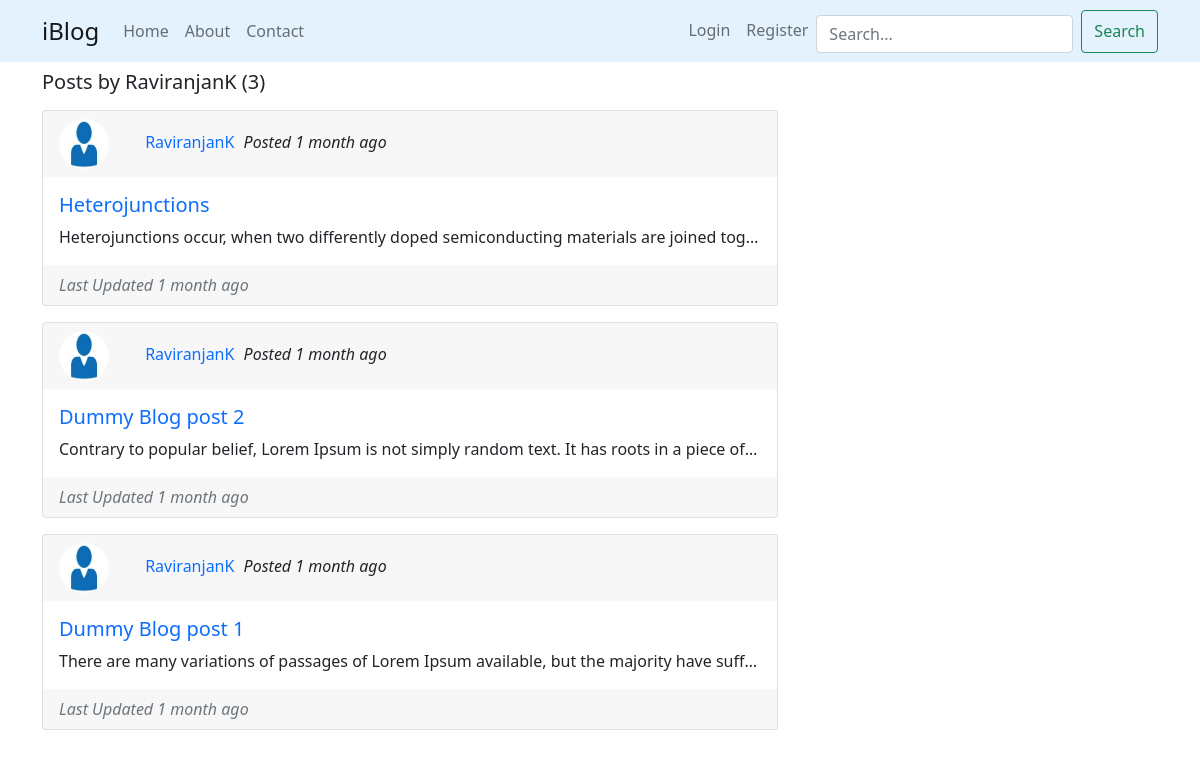
Page /user/RaviranjanK/ on the committed database.
### blog/models.py (models this page shows, shortened)
class BlogPost(models.Model):
    title = models.CharField(max_length=100)
    content = models.TextField()
    date_posted = models.DateTimeField(default=timezone.now)
    date_updated = models.DateTimeField(auto_now=True)
    author = models.ForeignKey(User, on_delete=models.CASCADE)
    likes = models.ManyToManyField(User, related_name='likes', blank=True)
    def whenposted(self):
        now = timezone.now()
        diff= now - self.date_posted
        return counttime(diff)
    def whenupdated(self):
        now = timezone.now()
        diff= now - self.date_updated
        return counttime(diff)

### users/models.py (models this page shows, shortened)
class Profile(models.Model):
    user = models.OneToOneField(User, on_delete=models.CASCADE)
    image = models.ImageField(default='default.jfif', upload_to='profile_pics')

### blog/views.py (the view)
# urls.py: path('user/<str:username>/', UserPostListView.as_view(), name='user-blogs'),
class UserPostListView(ListView):
    model = BlogPost
    template_name = 'blog/user_blogs.html'
    context_object_name = 'blogposts'
    paginate_by = 3
    def get_queryset(self):
        user = get_object_or_404(User, username=self.kwargs.get('username'))
        return BlogPost.objects.filter(author=user).order_by('-date_posted')

### blog/templates/blog/user_blogs.html (shortened to what this page needs)
{% extends 'blog/base.html' %}
{% block content %}
<h5 class="mb-3 "> Posts by {{ view.kwargs.username }} ({{ page_obj.paginator.count }})</h5>
  {% for blogpost in blogposts %}
    <div class="card w-80 mb-3">
      <div class="card-header border-0">
        <img class="rounded-circle" src="{{ blogpost.author.profile.image.url }}" alt="Profile-Image" width="50px" height="50px">
        <a class="text-decoration-none" href="{% url 'user-blogs' blogpost.author.username %}">{{ blogpost.author }}</a>
        <i>Posted {{ blogpost.whenposted }}</i>
      </div>
      <div class="card-body">
        <h5><a class="card-title text-decoration-none" href="{% url 'blog-detail' blogpost.id %}">{{ blogpost.title }}</a></h5>
        <p class="card-text text-truncate">{{ blogpost.content }}</p>
      </div>
      <div class="card-footer border-0 text-muted">
        <i>Last Updated {{ blogpost.whenupdated }}</i>
      </div>
    </div>
  {% endfor %}
{% endblock content %}

### blog/static/blog/style.css (style rules this page uses)
.text-decoration-none { margin-right: 5px; }
.rounded-circle { margin-right: 2rem; }

### rows in the picture
BlogPost: author.profile.image (placeholder picture), author "RaviranjanK", whenposted "1 month ago", title "Heterojunctions", content "Heterojunctions occur, when two differently doped semiconducting materials are joined tog…", whenupdated "1 month ago"
BlogPost: author.profile.image (placeholder picture), author "RaviranjanK", whenposted "1 month ago", title "Dummy Blog post 2", content "Contrary to popular belief, Lorem Ipsum is not simply random text. It has roots in a piece of…", whenupdated "1 month ago"
BlogPost: author.profile.image (placeholder picture), author "RaviranjanK", whenposted "1 month ago", title "Dummy Blog post 1", content "There are many variations of passages of Lorem Ipsum available, but the majority have suff…", whenupdated "1 month ago"

### other values in the picture
{{ view.kwargs.username }} "RaviranjanK"
{{ page_obj.paginator.count }} "3"
